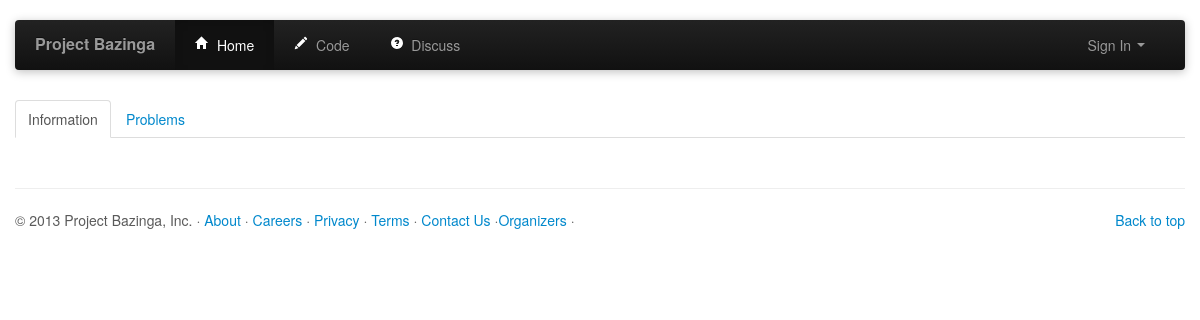
Before: /code/contest/0 with the older database file.
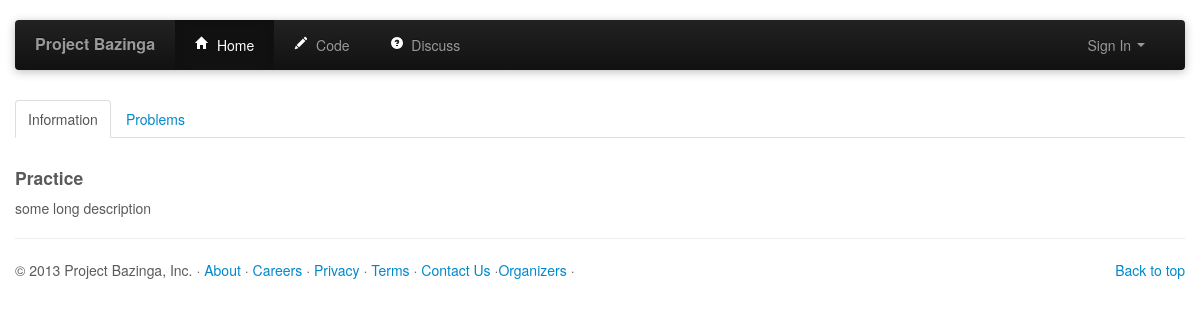
After: the same page with the newer database file.
### tables this page shows
CREATE TABLE contest ("contest_id" INTEGER PRIMARY KEY  AUTOINCREMENT  NOT NULL  UNIQUE , "start_time" DATETIME, "end_time" DATETIME, "name" TEXT NOT NULL , "company" TEXT NOT NULL , "short_description" TEXT NOT NULL ,"long_description" TEXT NOT NULL , "owner" INTEGER NOT NULL);

### contest_views.py (the view)
@contest_views.route('/code/contest/<int:contest_id>')
def show_contest(contest_id=0):
	db = get_db()
	cur = db.execute('SELECT * FROM contest_questions WHERE contest_id = ?', [contest_id])
	qs = cur.fetchall()
	cur = db.execute('SELECT * FROM contest WHERE contest_id = ?', [contest_id])
	con = cur.fetchone()
	return render_template("contest_questions.html", questions=qs, contest=con)

### contest_views.py (called while the page is built)
def get_db():
	top = _app_ctx_stack.top
	if not hasattr(top, 'sqlite_db'):
		sqlite_db = sqlite3.connect('database.db')
		sqlite_db.row_factory = sqlite3.Row
		top.sqlite_db = sqlite_db
	return top.sqlite_db

### templates/contest_questions.html (shortened to what this page needs)
{% extends "header.html" %}
{% block body %}
<div class="container">
	<div class="tabbable">
		<ul class="nav nav-tabs">
		    <li class="active"><a href="#pane1" data-toggle="tab">Information</a></li>
		    <li><a href="#pane2" data-toggle="tab">Problems</a></li>
		  </ul>
		<div class="tab-content">
		    <div id="pane1" class="tab-pane active">
		      <h4>{{ contest.name }}</h4>
		      <div>{{ contest.long_description|safe }}</div>
		    </div>
	  </div>
	</div>
	<hr class="separator"/>
{% endblock %}

### templates/header.html (shortened to what this page needs)
<!DOCTYPE html>
<html lang="en">
  <head>
    <link href="{{ url_for('static', filename='css/bootstrap.css') }}" rel="stylesheet">
    <link href="{{ url_for('static', filename='css/style.css') }}" rel="stylesheet">
    <link href="{{ url_for('static', filename='css/editor.css') }}" rel="stylesheet">
  </head>
  <body>
    <div class="navbar-wrapper">
      <div class="container">
        <div class="navbar navbar-inverse">
          <div class="navbar-inner">
            <a class="brand" href="/">Project Bazinga</a>
            <div class="nav-collapse collapse">
              <ul class="nav">
                <li class="active"> <a href="/home"><i class="icon-home icon-white"></i>&nbsp; Home</a></li>
                <li><a href="/code"><i class="icon-pencil icon-white"></i>&nbsp; Code</a></li>
                <li><a href="/discuss"><i class="icon-question-sign icon-white"></i>&nbsp; Discuss</a></li>
              </ul>
              <ul class="nav pull-right">
                {% if not session.logged_in  %}
                <li class="dropdown">
                  <a class="dropdown-toggle" href="" data-toggle="dropdown"><span {% if error %} class="text-error " {% endif %} > Sign In <strong class="caret"></strong> </span ></a>
                </li>
                {% endif %}
              </ul>
            </div>
          </div>
        </div>
      </div>
    </div>
      {% block body %}
      {% endblock %}
     <div id="footer">
     <div class="container ">
      <footer>
        <p class="pull-right"><a href="#">Back to top</a></p>
        <p>&copy; 2013 Project Bazinga, Inc. &middot; <a href="#">About</a> &middot; <a href="#">Careers</a> &middot; <a href="#">Privacy</a> &middot; <a href="#">Terms</a> &middot; <a href="#">Contact Us</a> &middot;<a href="/admin">Organizers</a> &middot;</p>
      </footer>
  </body>
</html>

### static/css/style.css (style rules this page uses)
body { padding-bottom: 40px; color: #5a5a5a; }
.navbar-wrapper { position: absolute; top: 0; left: 0; right: 0; z-index: 10; margin-top: 20px; margin-bottom: -90px; }
.navbar .navbar-inner { border: 0; -webkit-box-shadow: 0 2px 10px rgba(0,0,0,.25); -moz-box-shadow: 0 2px 10px rgba(0,0,0,.25); box-shadow: 0 2px 10px rgba(0,0,0,.25); }
.navbar .brand { padding: 14px 20px 16px; font-size: 16px; font-weight: bold; text-shadow: 0 -1px 0 rgba(0,0,0,.5); }
.navbar .nav > li > a { padding: 15px 20px; }

Changed rows visible on the page:
added contest: name "Practice", long_description "some long description"
